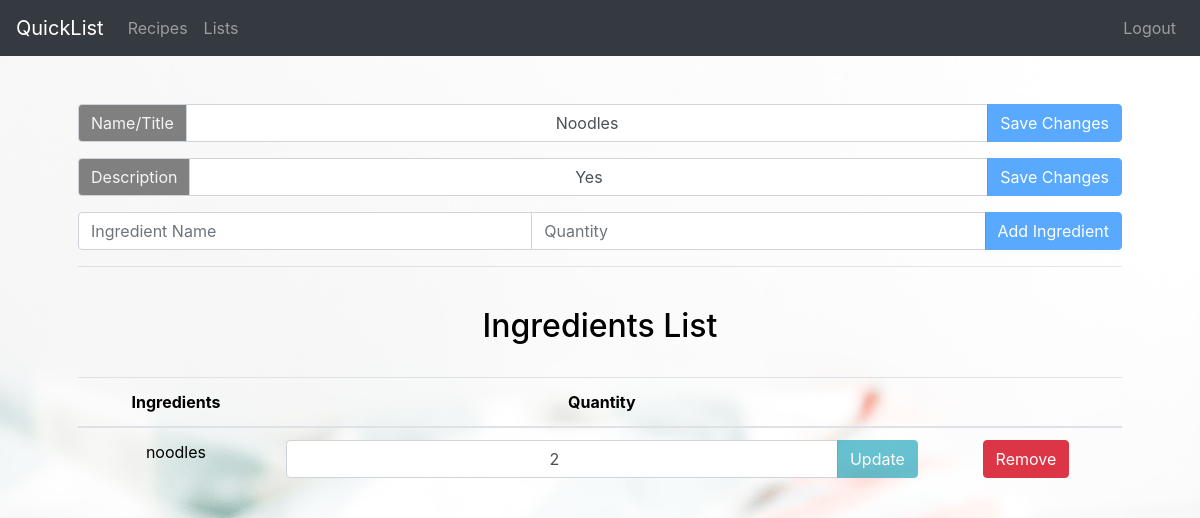
The page /recipes/edit/10 (signed in) on the database as committed earlier.
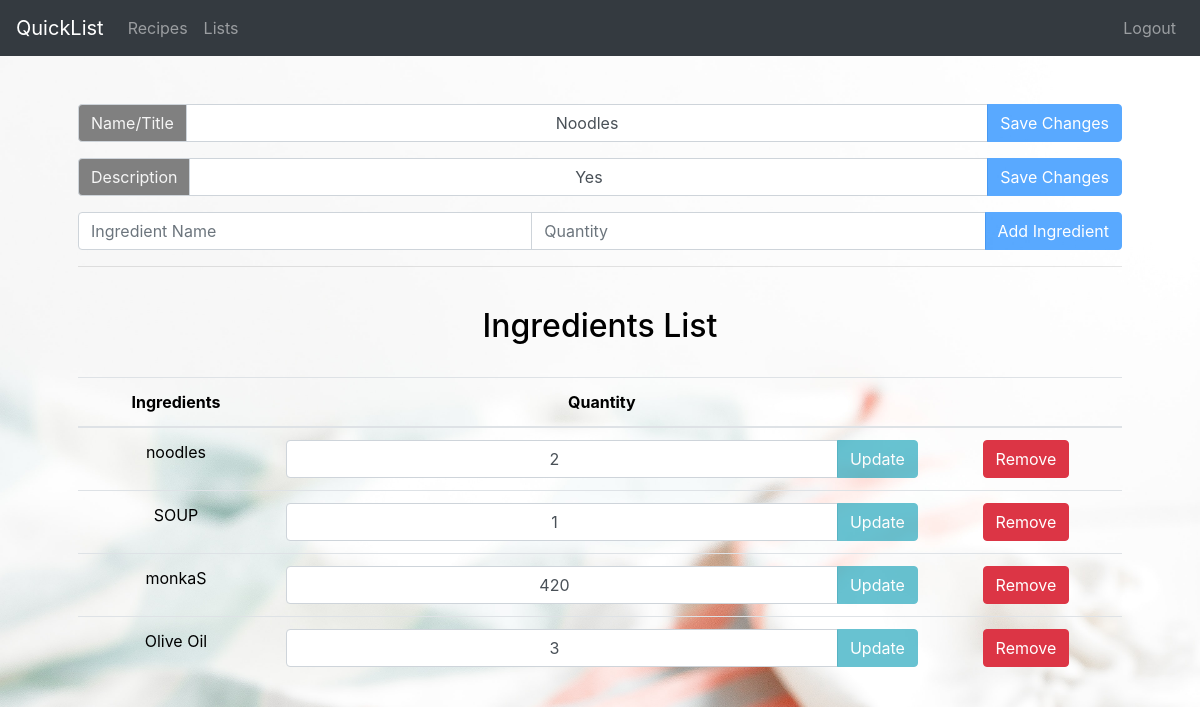
The same page on the database as committed later.
### tables this page shows
CREATE TABLE "recipe-ingredients-list" (
	"recipe_id"	INTEGER NOT NULL,
	"ingredient_id"	INTEGER NOT NULL,
	"quantity"	INTEGER NOT NULL,
	FOREIGN KEY("recipe_id") REFERENCES "recipes"("id"),
	FOREIGN KEY("ingredient_id") REFERENCES "ingredients"("id")
);

CREATE TABLE 'ingredients' (
id INTEGER PRIMARY KEY AUTOINCREMENT,
name TEXT NOT NULL);

### app.py (the view)
@app.route("/recipes/edit/<recipeID>", methods=["GET"])
@login_required
def editRecipe(recipeID):
    recipe = db.execute('SELECT * FROM recipes WHERE id = ?', [recipeID])
    ingredients = db.execute("SELECT * FROM ingredients JOIN 'recipe-ingredients-list' ON ingredients.id = 'recipe-ingredients-list'.ingredient_id WHERE recipe_id = ?", [recipeID])
    ingredients = ingredients.fetchall()
    return render_template('recipeEdit.html', recipe = recipe.fetchall(), ingredients = ingredients)

### util.py (called while the page is built)
def login_required(f):
    @wraps(f)
    def wrap(*args, **kwargs):
        if session.get("user_id") is None:
            flash("You need to login first")
            return redirect('/login')
        else:
            return f(*args, **kwargs)
    return wrap

### templates/recipeEdit.html (shortened to what this page needs)
{% extends "layout.html" %}
{% block main %}
    <div class="container p-5" style="text-align: center;">
        <div class="input-group mb-3">
            <div class="input-group-prepend">
                <label class="input-group-text" for="recipeName" style="background-color: gray; color: whitesmoke">Name/Title</label>
            </div>
            <input name="recipeName" value="{{recipe[0][1]}}" placeholder="Recipe Name" class="form-control" type="text" id="recipeName" style="text-align: center;">
            <div class="input-group-append">
                <button class="btn btn-primary" id="recipeNameButton" type="button" disabled>Save Changes</button>
            </div>
        </div>
        <div class="input-group mb-3">
            <div class="input-group-prepend">
                <label class="input-group-text" for="recipeDescription" style="background-color: gray; color: whitesmoke">Description</label>
            </div>
            <input name="recipeDescription" value="{{recipe[0][3]}}" placeholder="Recipe Description" class="form-control" type="text" id="recipeDescription" style="text-align: center;">
            <div class="input-group-append">
                <button class="btn btn-primary" id="recipeDescriptionButton" type="button" disabled>Save Changes</button>
            </div>
        </div>
        <div class="input-group mb-3">
            <input name="name" id="name" type="text" class="form-control" placeholder="Ingredient Name">
            <input name="quantity" id="quantity" type="number" min="1" class="form-control" placeholder="Quantity" onkeypress="return isInteger(event)">
            <div class="input-group-append">
                <button class="btn btn-primary" value='{{recipe[0][0]}}' type="button" id="addButton" disabled>Add Ingredient</button>
            </div>
        </div>
        <hr>
        <br>
        <h2>Ingredients List</h2>
        <br>
        <table class="table">
            <thead>
                <tr>
                    <th scope="col">Ingredients</th>
                    <th scope="col">Quantity</th>
                    <th scope="col"></th>
                </tr>
            </thead>
            <tbody>
            {% for ingredient in ingredients %}
                <tr>
                    <td>{{ingredient[1]}}</td>
                    <td>
                        <span class="input-group">
                            <input id=num{{ingredient[0]}} class="form-control ingredientQuantity" type="number" min="1" step="1" onkeypress="return isInteger(event)" value={{ingredient[4]}} style="text-align: center;">
                            <span class="input-group-append">
                                <button id={{ingredient[0]}} class="btn btn-info changeQuantityButton" type="button" disabled>Update</button>
                            </span>
                        </span>
                    </td>
                    <td>
                        <button class="btn btn-danger removeButton" type="button" value="{{ingredient[3]}}">Remove</button>
                    </td>
                </tr>
            {% endfor %}
            </tbody>
        </table>
    </div>
{% endblock %}

Rows that differ between the two databases and show on the page:
added recipe-ingredients-list: name "SOUP", quantity "1", {{ ingredient[3] }} 8 (drawn)
added recipe-ingredients-list: name "monkaS", quantity "420", {{ ingredient[3] }} 9 (drawn)
added recipe-ingredients-list: name "Olive Oil", quantity "3", {{ ingredient[3] }} 17 (drawn)
